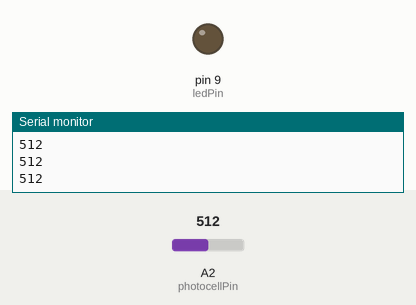
Recording of a sketch running on a simulated Arduino Uno, built with avr-gcc and run on an emulated ATmega328P. Parts: output pins drawn as LEDs (lit = HIGH), the last lines printed to the serial monitor. The inputs (shaded band) are chosen by the test bench; at power-on: A2 (photocellPin) = 512.

Above: at 1.2 s.
1.3 s: A2 (photocellPin) set to 216
2.8 s: A2 (photocellPin) set to 190
At 3.2 s:
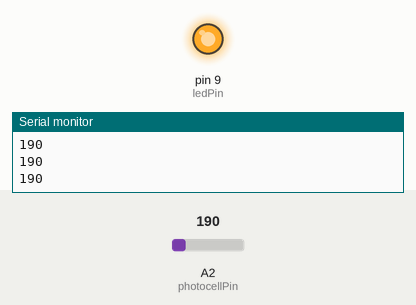
4.3 s: A2 (photocellPin) set to 210
At 5.5 s:
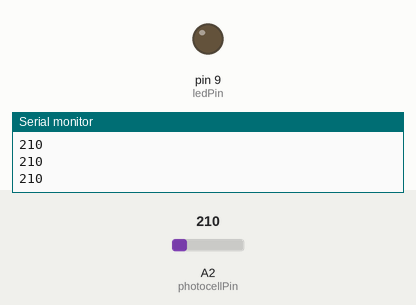
5.8 s: A2 (photocellPin) set to 122
At 7.0 s:
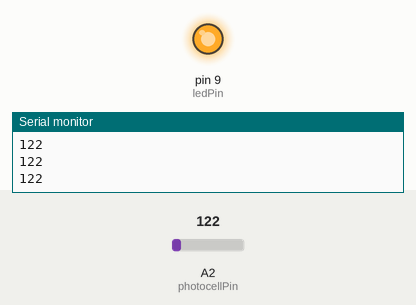
Timing chart, 0 to 8.3 s (numbered marks = the images above; inputs shaded):
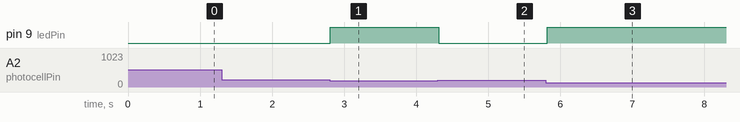

Measured:
- the behaviour switches between 200 and 199 on A2 (photocellPin) (found by bisection; images 0 and 1)
- after the input at 2.8 s, pin 9 (ledPin): LOW → HIGH at once
- after the input at 4.3 s, pin 9 (ledPin): HIGH → LOW at once
- after the input at 5.8 s, pin 9 (ledPin): LOW → HIGH at once

The sketch:

programmermagazine-LED_Help_lightresister.ino
```cpp
// LAB8 - 讀取光敏電阻 (v2)

int photocellPin = 2; // 光敏電阻 (photocell) 接在 anallog pin 2
int photocellVal = 0; // photocell variable
int minLight = 200;   // 最小光線門檻值
int ledPin = 9;
int ledState = 0;

void setup() {
  pinMode(ledPin, OUTPUT);
  Serial.begin(9600);
}

void loop() {
  // 讀取光敏電阻並輸出到 Serial Port
  photocellVal = analogRead(photocellPin);
  Serial.println(photocellVal);

  // 光線不足時打開 LED
  if (photocellVal < minLight && ledState == 0) {
    digitalWrite(ledPin, HIGH); // turn on LED
    ledState = 1;
  }

  // 光線充足時關掉 LED
  if (photocellVal > minLight && ledState == 1) {
    digitalWrite(ledPin, LOW); // turn off LED
    ledState = 0;
  }

  delay(100);
}
```
